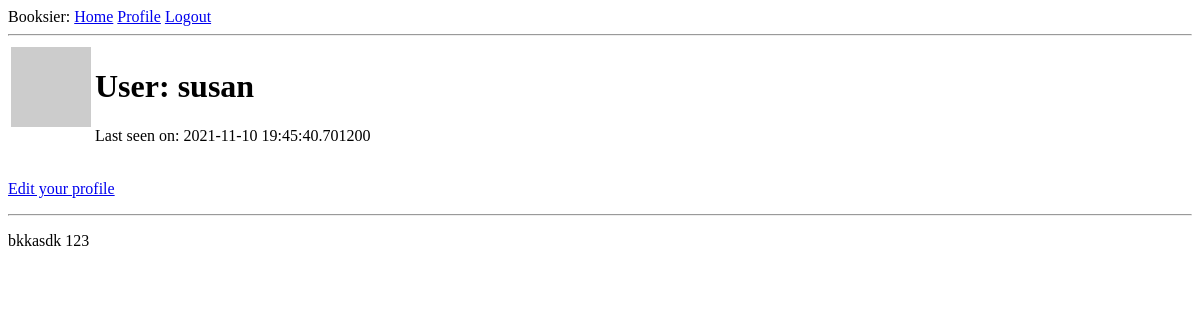
The app's page /user/susan (signed in), older data.
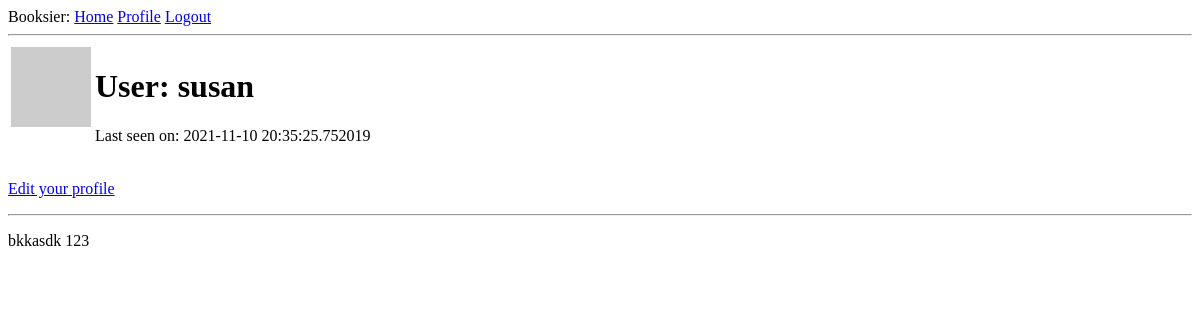
The same page, newer data.
### app/user.py (models this page shows, shortened)
class User(UserMixin, db.Model):
    __tablename__ = 'users'
    id = db.Column(db.Integer, primary_key=True)
    username = db.Column(db.String(64), index=True, unique=True)
    email = db.Column(db.String(120), index=True, unique=True)
    password_hash = db.Column(db.String(128))
    books = db.relationship(Book, backref='user', lazy='dynamic')
    about_me = db.Column(db.String(140))
    last_seen = db.Column(db.DateTime, default=datetime.utcnow)
    def avatar(self, size):
        digest = md5(self.email.lower().encode('utf-8')).hexdigest()
        return 'https://www.gravatar.com/avatar/{}?d=identicon&s={}'.format(
            digest, size)

### app/book.py (models this page shows, shortened)
class Book(db.Model):
    __tablename__ = 'books'
    id = db.Column(db.Integer, primary_key=True)
    title = db.Column(db.String(200), index=True)
    total_pages = db.Column(db.Integer)
    user_id = db.Column(db.Integer, db.ForeignKey('users.id'))

### app/routes.py (the view)
@app.route('/user/<username>')
@login_required
def user(username: str):
    user = User.query.filter_by(username=username).first_or_404()
    books = Book.query.filter_by(user=user)
    return render_template('user.html', user=user, books=books)

### app/routes.py (called while the page is built)
@app.before_request
def before_request():
    if current_user.is_authenticated:
        current_user.last_seen = datetime.utcnow()
        db.session.commit()

### app/user.py (called while the page is built)
@login.user_loader
def load_user(id):
    return User.query.get(int(id))

### app/templates/user.html (shortened to what this page needs)
{% extends "base.html" %}
{% block content %}
    <table>
        <tr valign="top">
            <td><img src="{{ user.avatar(128) }}"></td>
            <td><h1>User: {{ user.username }}</h1>
                {% if user.last_seen %}<p>Last seen on: {{ user.last_seen }}</p>{% endif %}
            </td>
        </tr>
    </table>
    {% if user == current_user %}
        <p><a href="{{ url_for('edit_profile') }}">Edit your profile</a></p>
    {% endif %}
    <hr>
    {% for book in books %}
        {% include '_book.html' %}
    {% endfor %}
{% endblock %}

### app/templates/base.html (shortened to what this page needs)
<!DOCTYPE html>
<html lang="en">
<head>
</head>
<body>
<div>
    Booksier:
    <a href="{{ url_for('index') }}">Home</a>
    {% if current_user.is_anonymous %}
        <a href="{{ url_for('login') }}">Login</a>
    {% else %}
        <a href="{{ url_for('user', username=current_user.username) }}">Profile</a>
        <a href="{{ url_for('logout') }}">Logout</a>
    {% endif %}
</div>
<hr/>
{% block content %}{% endblock %}
</body>
</html>

### app/templates/_book.html
<div><p>{{ book.title }}&nbsp;{{ book.total_pages }}</p></div>

Row changes from the older to the newer data that the page shows:
changed User "susan": last_seen "2021-11-10 19:45:40.701200" → "2021-11-10 20:35:25.752019"
